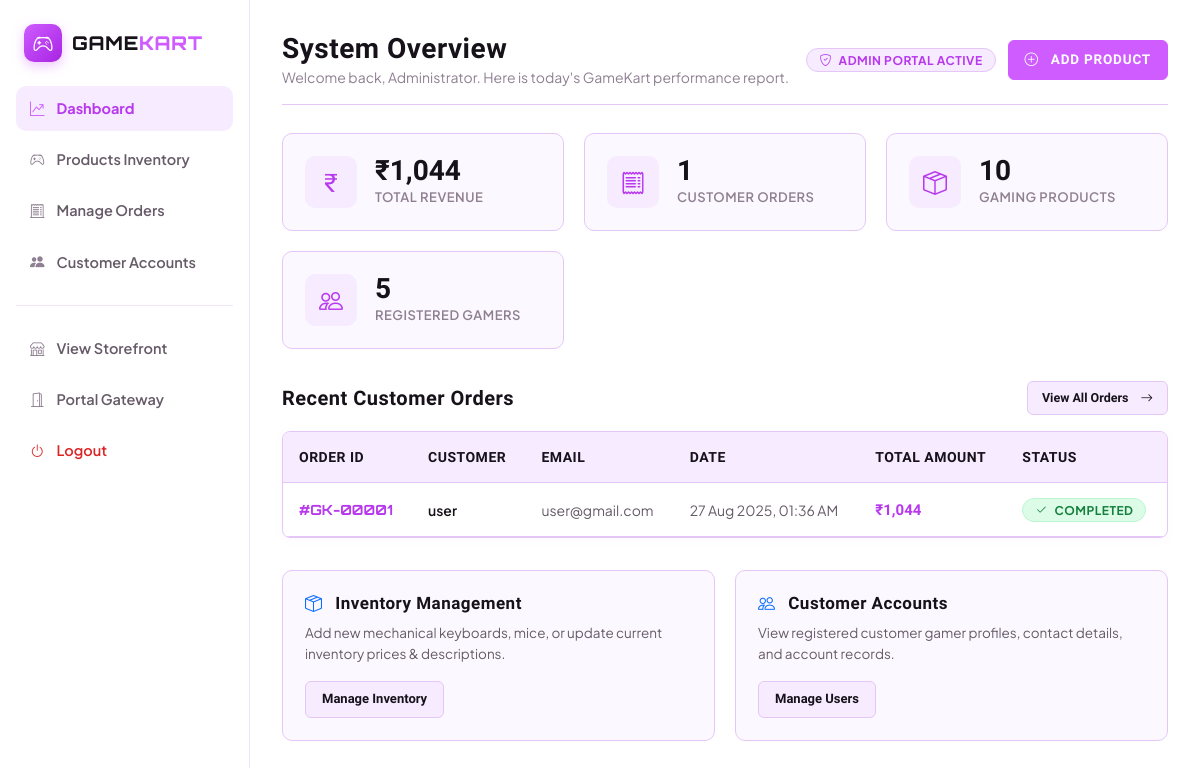
Page /dashboard.php on the committed database.
### tables this page shows
CREATE TABLE IF NOT EXISTS `tblorder` (
  `orderid` int(11) NOT NULL AUTO_INCREMENT,
  `userid` int(11) NOT NULL,
  `orderdate` timestamp NOT NULL DEFAULT CURRENT_TIMESTAMP,
  `totalamout` int(11) NOT NULL,
  PRIMARY KEY (`orderid`)
);

CREATE TABLE IF NOT EXISTS `tbluser` (
  `userid` int(11) NOT NULL AUTO_INCREMENT,
  `username` varchar(50) NOT NULL,
  `password` varchar(50) NOT NULL,
  `email` varchar(50) NOT NULL,
  `gender` varchar(50) NOT NULL,
  `hobbies` varchar(50) NOT NULL,
  PRIMARY KEY (`userid`)
);

### dashboard.php (the view, shortened to what this page needs)
<?php
include_once("conn.php");
$proCount = 0;
$userCount = 0;
$orderCount = 0;
$totalRevenue = 0;
$pRes = mysqli_query($con, "SELECT COUNT(*) as c FROM tblpro");
if ($pRes) { $proCount = mysqli_fetch_assoc($pRes)['c']; }
$uRes = mysqli_query($con, "SELECT COUNT(*) as c FROM tbluser");
if ($uRes) { $userCount = mysqli_fetch_assoc($uRes)['c']; }
$oRes = mysqli_query($con, "SELECT COUNT(*) as c, SUM(totalamout) as rev FROM tblorder");
if ($oRes) {
    $row = mysqli_fetch_assoc($oRes);
    $orderCount = $row['c'] ?? 0;
    $totalRevenue = $row['rev'] ?? 0;
}
$recentOrders = mysqli_query($con, "
    SELECT o.orderid, o.orderdate, o.totalamout, u.username, u.email
    FROM tblorder o
    LEFT JOIN tbluser u ON o.userid = u.userid
    ORDER BY o.orderdate DESC
    LIMIT 5
");
?>
<!DOCTYPE html>
<html lang="en">
<head>
    <?php include("topscript.php"); ?>
</head>
<body>
<div class="admin-layout">
    <aside class="admin-sidebar" style="width: 250px; background: #FFFFFF; border-right: 1px solid #F0E6F6; padding: 24px 16px;">
        <div>
            <a href="dashboard.php" class="sidebar-brand-wrap" style="display: flex; align-items: center; gap: 10px; padding: 0 8px 24px; text-decoration: none;">
                <div class="brand-logo-icon" style="width: 38px; height: 38px; border-radius: 10px; background: linear-gradient(135deg, #CE5CFF 0%, #A824E3 100%); display: flex; align-items: center; justify-content: center; color: #FFFFFF; font-size: 20px; box-shadow: 0 4px 12px rgba(206, 92, 255, 0.35);">
                    <i class="bi bi-controller"></i>
                </div>
                <div class="brand-text" style="font-family: var(--font-logo); font-size: 19px; font-weight: 800; letter-spacing: 0.8px; color: #17121A;">
                    GAME<span style="color: #CE5CFF;">KART</span>
                </div>
            </a>
            <ul class="admin-nav-list" style="list-style: none; padding: 0; margin: 0; display: flex; flex-direction: column; gap: 6px;">
                <li><a href="dashboard.php" class="sidebar-item active" style="display: flex; align-items: center; gap: 12px; padding: 11px 14px; border-radius: 10px; font-size: 14.5px; font-weight: 700; background: #F6EBFF; color: #B838EE; text-decoration: none;"><i class="bi bi-graph-up-arrow" style="color: #CE5CFF;"></i> <span>Dashboard</span></a></li>
                <li><a href="products.php" class="sidebar-item" style="display: flex; align-items: center; gap: 12px; padding: 11px 14px; border-radius: 10px; font-size: 14.5px; font-weight: 600; color: #665A68; text-decoration: none;"><i class="bi bi-controller" style="color: #8E7F91;"></i> <span>Products Inventory</span></a></li>
                <li><a href="aorder.php" class="sidebar-item" style="display: flex; align-items: center; gap: 12px; padding: 11px 14px; border-radius: 10px; font-size: 14.5px; font-weight: 600; color: #665A68; text-decoration: none;"><i class="bi bi-receipt-cutoff" style="color: #8E7F91;"></i> <span>Manage Orders</span></a></li>
                <li><a href="users.php" class="sidebar-item" style="display: flex; align-items: center; gap: 12px; padding: 11px 14px; border-radius: 10px; font-size: 14.5px; font-weight: 600; color: #665A68; text-decoration: none;"><i class="bi bi-people-fill" style="color: #8E7F91;"></i> <span>Customer Accounts</span></a></li>
                <div style="height: 1px; background: #F0E6F6; margin: 14px 0;"></div>
                <li><a href="chome.php" target="_blank" class="sidebar-item" style="display: flex; align-items: center; gap: 12px; padding: 11px 14px; border-radius: 10px; font-size: 14.5px; font-weight: 600; color: #665A68; text-decoration: none;"><i class="bi bi-shop" style="color: #8E7F91;"></i> <span>View Storefront</span></a></li>
                <li><a href="index.php" class="sidebar-item" style="display: flex; align-items: center; gap: 12px; padding: 11px 14px; border-radius: 10px; font-size: 14.5px; font-weight: 600; color: #665A68; text-decoration: none;"><i class="bi bi-door-open" style="color: #8E7F91;"></i> <span>Portal Gateway</span></a></li>
                <li><a href="aLogin.php" class="sidebar-item" style="display: flex; align-items: center; gap: 12px; padding: 11px 14px; border-radius: 10px; font-size: 14.5px; font-weight: 600; color: #DC2626; text-decoration: none;"><i class="bi bi-power" style="color: #DC2626;"></i> <span>Logout</span></a></li>
            </ul>
        </div>
    </aside>
    <main class="admin-main">
        <div class="admin-header">
            <div>
                <h1 style="font-size: 28px; margin: 0;">System Overview</h1>
                <p style="color: var(--theme-muted); margin: 0; font-size: 14px;">Welcome back, Administrator. Here is today's GameKart performance report.</p>
            </div>
            <div style="display: flex; align-items: center; gap: 12px;">
                <span class="badge badge-purple"><i class="bi bi-shield-check me-1"></i> Admin Portal Active</span>
                <a href="products.php" class="btn-primary" style="padding: 8px 16px; font-size: 13.5px;">
                    <i class="bi bi-plus-circle me-1"></i> Add Product
                </a>
            </div>
        </div>
        <div style="display: grid; grid-template-columns: repeat(auto-fit, minmax(220px, 1fr)); gap: 20px; margin-bottom: 32px;">
            <div class="stat-card">
                <div class="stat-icon"><i class="bi bi-currency-rupee"></i></div>
                <div>
                    <div class="stat-val">₹<?php echo number_format($totalRevenue); ?></div>
                    <div class="stat-lbl">Total Revenue</div>
                </div>
            </div>
            <div class="stat-card">
                <div class="stat-icon"><i class="bi bi-receipt"></i></div>
                <div>
                    <div class="stat-val"><?php echo $orderCount; ?></div>
                    <div class="stat-lbl">Customer Orders</div>
                </div>
            </div>
            <div class="stat-card">
                <div class="stat-icon"><i class="bi bi-box-seam"></i></div>
                <div>
                    <div class="stat-val"><?php echo $proCount; ?></div>
                    <div class="stat-lbl">Gaming Products</div>
                </div>
            </div>
            <div class="stat-card">
                <div class="stat-icon"><i class="bi bi-people"></i></div>
                <div>
                    <div class="stat-val"><?php echo $userCount; ?></div>
                    <div class="stat-lbl">Registered Gamers</div>
                </div>
            </div>
        </div>
        <div style="margin-bottom: 32px;">
            <div style="display: flex; justify-content: space-between; align-items: center; margin-bottom: 16px;">
                <h2 style="font-size: 20px; margin: 0;">Recent Customer Orders</h2>
                <a href="aorder.php" class="btn-secondary" style="padding: 6px 14px; font-size: 12.5px;">View All Orders <i class="bi bi-arrow-right ms-1"></i></a>
            </div>
            <div class="table-container">
                <table class="gamekart-table">
                    <thead>
                        <tr>
                            <th>Order ID</th>
                            <th>Customer</th>
                            <th>Email</th>
                            <th>Date</th>
                            <th>Total Amount</th>
                            <th>Status</th>
                        </tr>
                    </thead>
                    <tbody>
                        <?php if ($recentOrders && mysqli_num_rows($recentOrders) > 0): ?>
                            <?php while ($ord = mysqli_fetch_assoc($recentOrders)): ?>
                                <tr>
                                    <td style="font-family: var(--font-logo); font-weight: 700; color: var(--theme-primary-dark);">
                                        #GK-<?php echo str_pad($ord['orderid'], 5, '0', STR_PAD_LEFT); ?>
                                    </td>
                                    <td style="font-weight: 600; color: var(--theme-ink);">
                                        <?php echo htmlspecialchars($ord['username'] ?? 'Gamer'); ?>
                                    </td>
                                    <td><?php echo htmlspecialchars($ord['email'] ?? 'N/A'); ?></td>
                                    <td><?php echo date("d M Y, h:i A", strtotime($ord['orderdate'])); ?></td>
                                    <td style="font-family: var(--font-display); font-weight: 700; color: var(--theme-primary-dark); font-size: 15px;">
                                        ₹<?php echo number_format($ord['totalamout']); ?>
                                    </td>
                                    <td>
                                        <span class="badge badge-success"><i class="bi bi-check2 me-1"></i> Completed</span>
                                    </td>
                                </tr>
                            <?php endwhile; ?>
                        <?php else: ?>
                            <tr>
                                <td colspan="6" style="text-align: center; padding: 24px; color: var(--theme-muted);">No orders recorded in system yet.</td>
                            </tr>
                        <?php endif; ?>
                    </tbody>
                </table>
            </div>
        </div>
        <div style="display: grid; grid-template-columns: repeat(auto-fit, minmax(280px, 1fr)); gap: 20px;">
            <div style="background: var(--theme-surface); border: 1px solid var(--theme-border); border-radius: 10px; padding: 22px;">
                <h3 style="font-size: 17px; margin-bottom: 8px;"><i class="bi bi-box-seam text-primary me-2"></i> Inventory Management</h3>
                <p style="font-size: 13.5px; color: var(--theme-text); margin-bottom: 16px;">Add new mechanical keyboards, mice, or update current inventory prices & descriptions.</p>
                <a href="products.php" class="btn-secondary" style="padding: 7px 16px; font-size: 13px;">Manage Inventory</a>
            </div>
            <div style="background: var(--theme-surface); border: 1px solid var(--theme-border); border-radius: 10px; padding: 22px;">
                <h3 style="font-size: 17px; margin-bottom: 8px;"><i class="bi bi-people text-primary me-2"></i> Customer Accounts</h3>
                <p style="font-size: 13.5px; color: var(--theme-text); margin-bottom: 16px;">View registered customer gamer profiles, contact details, and account records.</p>
                <a href="users.php" class="btn-secondary" style="padding: 7px 16px; font-size: 13px;">Manage Users</a>
            </div>
        </div>
    </main>
</div>
</body>
</html>

### rows in the picture
tblorder: orderid "00001", userid.username "user", userid.email "user@gmail.com", orderdate "27 Aug 2025, 01:36 AM", totalamout "1,044"

### other values in the picture
$totalRevenue "1,044"
$orderCount "1"
$proCount "10"
$userCount "5"
